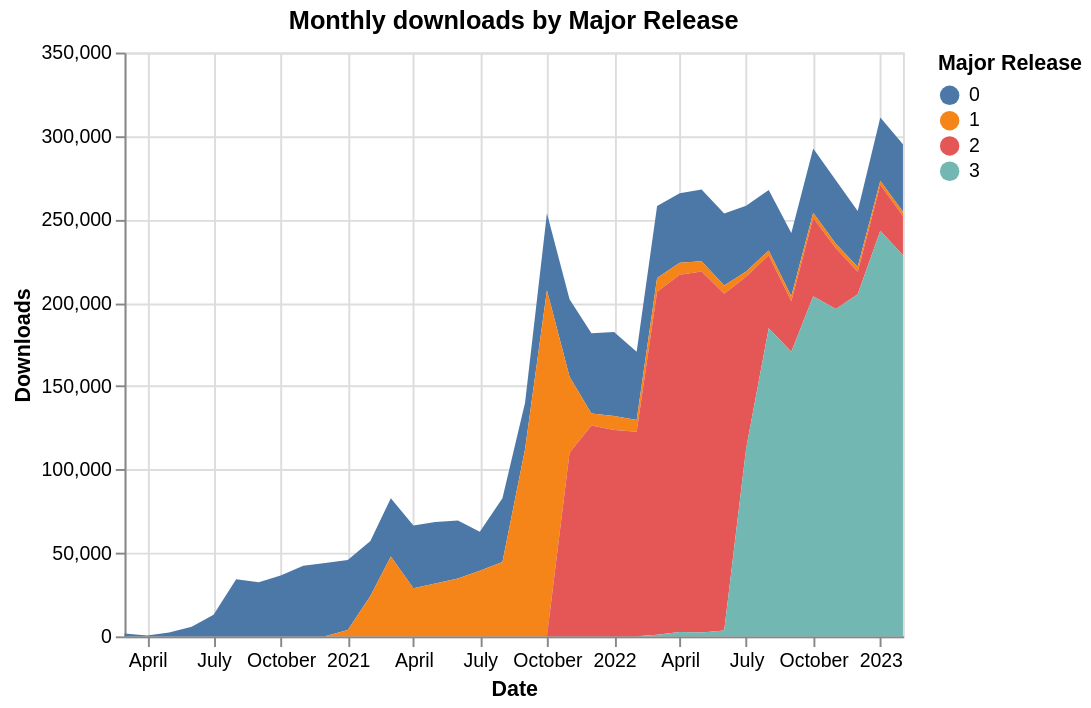

The Vega-Lite source for this figure:
### Vega-Lite specification from a JSON file in a GitHub repository (floating-point values rounded to 4 significant figures)
{"config": {"view": {"continuousWidth": 400, "continuousHeight": 300}}, "data": {"name": "data-961b12b0aecba7d4dd2b9a9c01bcc333"}, "mark": "area", "encoding": {"color": {"field": "major_release", "title": "Major Release", "type": "nominal"}, "x": {"field": "month", "title": "Date", "type": "temporal"}, "y": {"field": "num_downloads", "title": "Downloads", "type": "quantitative"}}, "title": "Monthly downloads by Major Release", "$schema": "https://vega.github.io/schema/vega-lite/v4.17.0.json", "datasets": {"data-961b12b0aecba7d4dd2b9a9c01bcc333": [{"month": "2023-02-01T00:00:00", "major_release": "0", "num_downloads": 40550.0}, {"month": "2023-02-01T00:00:00", "major_release": "1", "num_downloads": 2456.0}, {"month": "2023-02-01T00:00:00", "major_release": "2", "num_downloads": 23640.0}, {"month": "2023-02-01T00:00:00", "major_release": "3", "num_downloads": 228400.0}, {"month": "2023-01-01T00:00:00", "major_release": "0", "num_downloads": 37930.0}, {"month": "2023-01-01T00:00:00", "major_release": "1", "num_downloads": 2354.0}, {"month": "2023-01-01T00:00:00", "major_release": "2", "num_downloads": 27520.0}, {"month": "2023-01-01T00:00:00", "major_release": "3", "num_downloads": 243200.0}, {"month": "2022-12-01T00:00:00", "major_release": "0", "num_downloads": 33420.0}, {"month": "2022-12-01T00:00:00", "major_release": "1", "num_downloads": 3110.0}, {"month": "2022-12-01T00:00:00", "major_release": "2", "num_downloads": 13370.0}, {"month": "2022-12-01T00:00:00", "major_release": "3", "num_downloads": 205200.0}, {"month": "2022-11-01T00:00:00", "major_release": "0", "num_downloads": 38090.0}, {"month": "2022-11-01T00:00:00", "major_release": "1", "num_downloads": 2784.0}, {"month": "2022-11-01T00:00:00", "major_release": "2", "num_downloads": 36360.0}, {"month": "2022-11-01T00:00:00", "major_release": "3", "num_downloads": 196300.0}, {"month": "2022-10-01T00:00:00", "major_release": "0", "num_downloads": 38620.0}, {"month": "2022-10-01T00:00:00", "major_release": "1", "num_downloads": 3149.0}, {"month": "2022-10-01T00:00:00", "major_release": "2", "num_downloads": 46870.0}, {"month": "2022-10-01T00:00:00", "major_release": "3", "num_downloads": 203900.0}, {"month": "2022-09-01T00:00:00", "major_release": "0", "num_downloads": 37900.0}, {"month": "2022-09-01T00:00:00", "major_release": "1", "num_downloads": 3003.0}, {"month": "2022-09-01T00:00:00", "major_release": "2", "num_downloads": 30330.0}, {"month": "2022-09-01T00:00:00", "major_release": "3", "num_downloads": 170600.0}, {"month": "2022-08-01T00:00:00", "major_release": "0", "num_downloads": 36230.0}, {"month": "2022-08-01T00:00:00", "major_release": "1", "num_downloads": 2915.0}, {"month": "2022-08-01T00:00:00", "major_release": "2", "num_downloads": 43730.0}, {"month": "2022-08-01T00:00:00", "major_release": "3", "num_downloads": 184700.0}, {"month": "2022-07-01T00:00:00", "major_release": "0", "num_downloads": 39490.0}, {"month": "2022-07-01T00:00:00", "major_release": "1", "num_downloads": 3019.0}, {"month": "2022-07-01T00:00:00", "major_release": "2", "num_downloads": 103200.0}, {"month": "2022-07-01T00:00:00", "major_release": "3", "num_downloads": 112400.0}, {"month": "2022-06-01T00:00:00", "major_release": "0", "num_downloads": 43230.0}, {"month": "2022-06-01T00:00:00", "major_release": "1", "num_downloads": 4996.0}, {"month": "2022-06-01T00:00:00", "major_release": "2", "num_downloads": 201800.0}, {"month": "2022-06-01T00:00:00", "major_release": "3", "num_downloads": 3559.0}, {"month": "2022-05-01T00:00:00", "major_release": "0", "num_downloads": 43100.0}, {"month": "2022-05-01T00:00:00", "major_release": "1", "num_downloads": 6145.0}, {"month": "2022-05-01T00:00:00", "major_release": "2", "num_downloads": 216400.0}, {"month": "2022-05-01T00:00:00", "major_release": "3", "num_downloads": 2272.0}, {"month": "2022-04-01T00:00:00", "major_release": "0", "num_downloads": 41540.0}, {"month": "2022-04-01T00:00:00", "major_release": "1", "num_downloads": 7194.0}, {"month": "2022-04-01T00:00:00", "major_release": "2", "num_downloads": 214200.0}, {"month": "2022-04-01T00:00:00", "major_release": "3", "num_downloads": 2633.0}, {"month": "2022-03-01T00:00:00", "major_release": "0", "num_downloads": 43100.0}, {"month": "2022-03-01T00:00:00", "major_release": "1", "num_downloads": 8268.0}, {"month": "2022-03-01T00:00:00", "major_release": "2", "num_downloads": 205700.0}, {"month": "2022-03-01T00:00:00", "major_release": "3", "num_downloads": 931.0}, {"month": "2022-02-01T00:00:00", "major_release": "0", "num_downloads": 41030.0}, {"month": "2022-02-01T00:00:00", "major_release": "1", "num_downloads": 6961.0}, {"month": "2022-02-01T00:00:00", "major_release": "2", "num_downloads": 122700.0}, {"month": "2022-01-01T00:00:00", "major_release": "0", "num_downloads": 50400.0}, {"month": "2022-01-01T00:00:00", "major_release": "1", "num_downloads": 8309.0}, {"month": "2022-01-01T00:00:00", "major_release": "2", "num_downloads": 123800.0}, {"month": "2021-12-01T00:00:00", "major_release": "0", "num_downloads": 48110.0}, {"month": "2021-12-01T00:00:00", "major_release": "1", "num_downloads": 7133.0}, {"month": "2021-12-01T00:00:00", "major_release": "2", "num_downloads": 126400.0}, {"month": "2021-11-01T00:00:00", "major_release": "0", "num_downloads": 46460.0}, {"month": "2021-11-01T00:00:00", "major_release": "1", "num_downloads": 45490.0}, {"month": "2021-11-01T00:00:00", "major_release": "2", "num_downloads": 110100.0}, {"month": "2021-10-01T00:00:00", "major_release": "1", "num_downloads": 207600.0}, {"month": "2021-10-01T00:00:00", "major_release": "0", "num_downloads": 46090.0}, {"month": "2021-09-01T00:00:00", "major_release": "0", "num_downloads": 27860.0}, {"month": "2021-09-01T00:00:00", "major_release": "1", "num_downloads": 112200.0}, {"month": "2021-08-01T00:00:00", "major_release": "0", "num_downloads": 38240.0}, {"month": "2021-08-01T00:00:00", "major_release": "1", "num_downloads": 44520.0}, {"month": "2021-07-01T00:00:00", "major_release": "0", "num_downloads": 23350.0}, {"month": "2021-07-01T00:00:00", "major_release": "1", "num_downloads": 39390.0}, {"month": "2021-06-01T00:00:00", "major_release": "0", "num_downloads": 34810.0}, {"month": "2021-06-01T00:00:00", "major_release": "1", "num_downloads": 34640.0}, {"month": "2021-05-01T00:00:00", "major_release": "0", "num_downloads": 36920.0}, {"month": "2021-05-01T00:00:00", "major_release": "1", "num_downloads": 31630.0}, {"month": "2021-04-01T00:00:00", "major_release": "0", "num_downloads": 37720.0}, {"month": "2021-04-01T00:00:00", "major_release": "1", "num_downloads": 28760.0}, {"month": "2021-03-01T00:00:00", "major_release": "0", "num_downloads": 35030.0}, {"month": "2021-03-01T00:00:00", "major_release": "1", "num_downloads": 47810.0}, {"month": "2021-02-01T00:00:00", "major_release": "0", "num_downloads": 32970.0}, {"month": "2021-02-01T00:00:00", "major_release": "1", "num_downloads": 24140.0}, {"month": "2021-01-01T00:00:00", "major_release": "0", "num_downloads": 42050.0}, {"month": "2021-01-01T00:00:00", "major_release": "1", "num_downloads": 3775.0}, {"month": "2020-12-01T00:00:00", "major_release": "0", "num_downloads": 44000.0}, {"month": "2020-11-01T00:00:00", "major_release": "0", "num_downloads": 42300.0}, {"month": "2020-10-01T00:00:00", "major_release": "0", "num_downloads": 36470.0}, {"month": "2020-09-01T00:00:00", "major_release": "0", "num_downloads": 32410.0}, {"month": "2020-08-01T00:00:00", "major_release": "0", "num_downloads": 34290.0}, {"month": "2020-07-01T00:00:00", "major_release": "0", "num_downloads": 12980.0}, {"month": "2020-06-01T00:00:00", "major_release": "0", "num_downloads": 5683.0}, {"month": "2020-05-01T00:00:00", "major_release": "0", "num_downloads": 2360.0}, {"month": "2020-04-01T00:00:00", "major_release": "0", "num_downloads": 533.0}, {"month": "2020-03-01T00:00:00", "major_release": "0", "num_downloads": 1763.0}]}}
